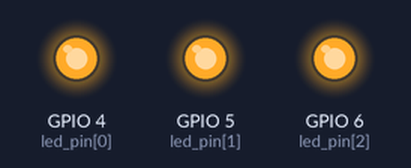
This program was run on a simulated Raspberry Pi (BCM pin numbers). Shown: output pins drawn as LEDs (lit = HIGH). Threads take turns every 2 ms.

Above: at 0.3 s.
At 1.0 s:
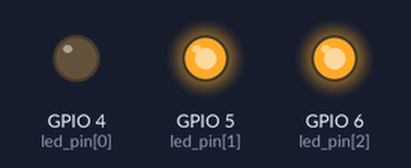
At 1.9 s:
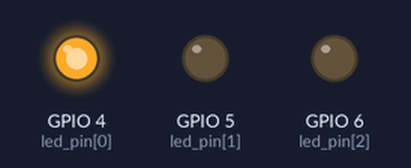
At 2.3 s:
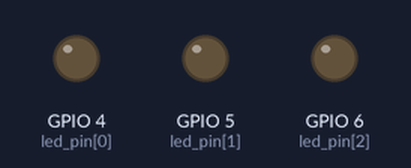
At 5.9 s:
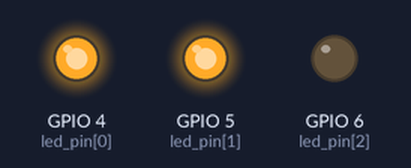
At 7.3 s:
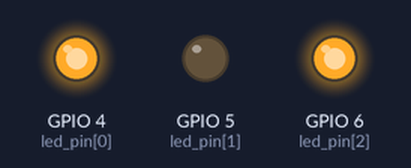
Timing chart, 0 to 7.8 s (numbered marks = the images above):
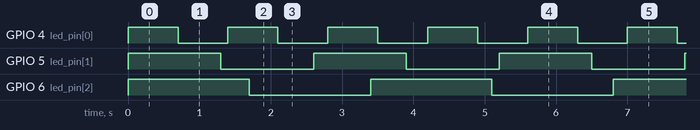

Measured:
- by itself, GPIO 4 (led_pin[0]): alternates HIGH for 0.70 s and LOW for 0.70 s
- by itself, GPIO 5 (led_pin[1]): alternates HIGH for 1.3 s and LOW for 1.3 s
- by itself, GPIO 6 (led_pin[2]): alternates HIGH for 1.7 s and LOW for 1.7 s

The program:

challenge141.py
```python
import queue
import threading
import time
import RPi.GPIO as GPIO


#핀설정
led_pin=[4,5,6]
sw_pin=[12,13,14,15]
motor_pin=[20,21,22,23]
buzzer_pin=18


#모드 설정
GPIO.setmode(GPIO.BCM)
for i in led_pin:
    GPIO.setup(i,GPIO.OUT)
    GPIO.output(i,GPIO.HIGH)

def led_on(color,sec):

    GPIO.output(led_pin[color],GPIO.HIGH)
    time.sleep(sec)
    GPIO.output(led_pin[color],GPIO.LOW)
    time.sleep(sec)


flag_exit = False

def t1():
        while True:
            led_on(1,1.3)

            if flag_exit:
                break
def t2():
        while True:
            led_on(2,1.7)

            if flag_exit:
                break

thread1 = threading.Thread(target=t1)
thread2 = threading.Thread(target=t2)
thread1.start()
thread2.start()


try:
    key_input=1
    br=1
    while True:


            led_on(0,0.7)

except KeyboardInterrupt:
    pass


flag_exit = True

thread1.join()
thread2.join()
GPIO.cleanup()
```
